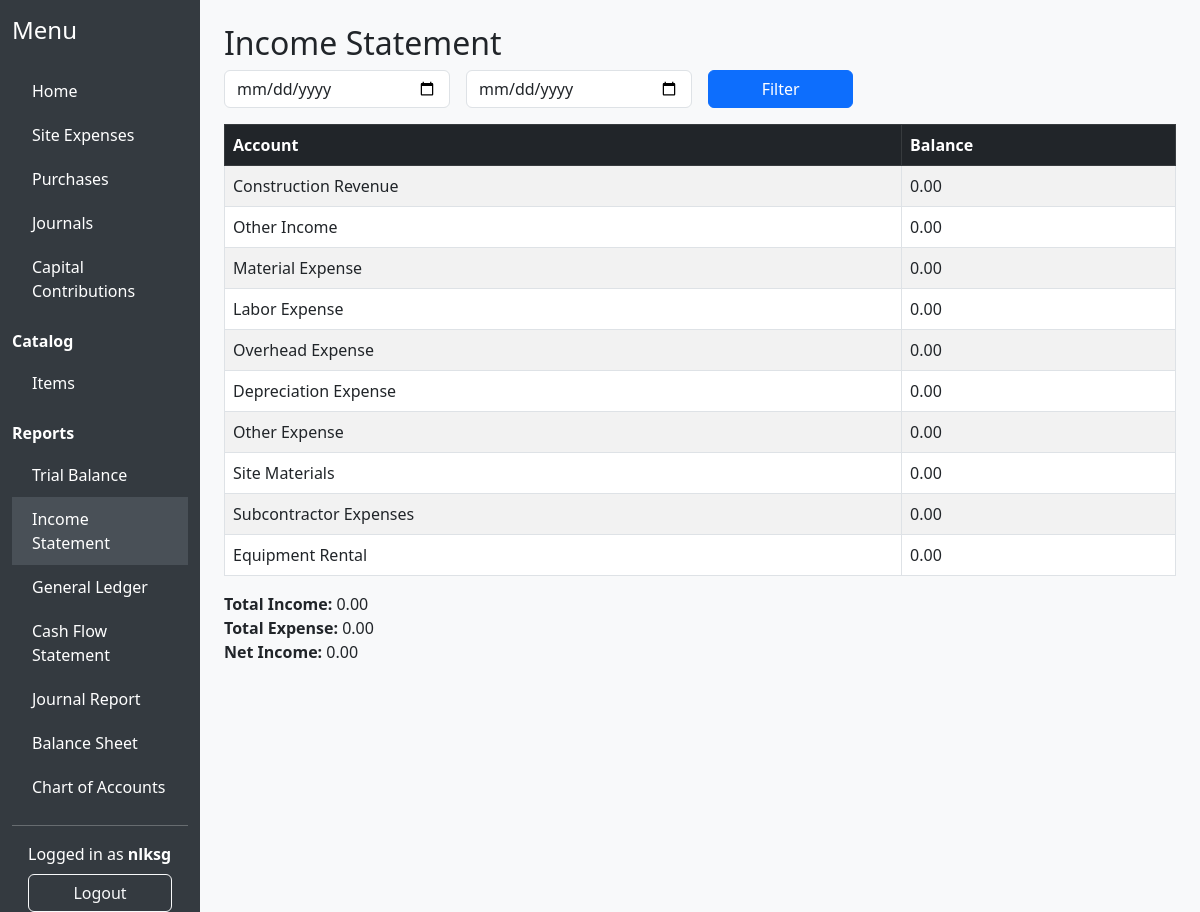
/accounting/reports/income-statement/ (signed in), run on an earlier commit of the app's database.
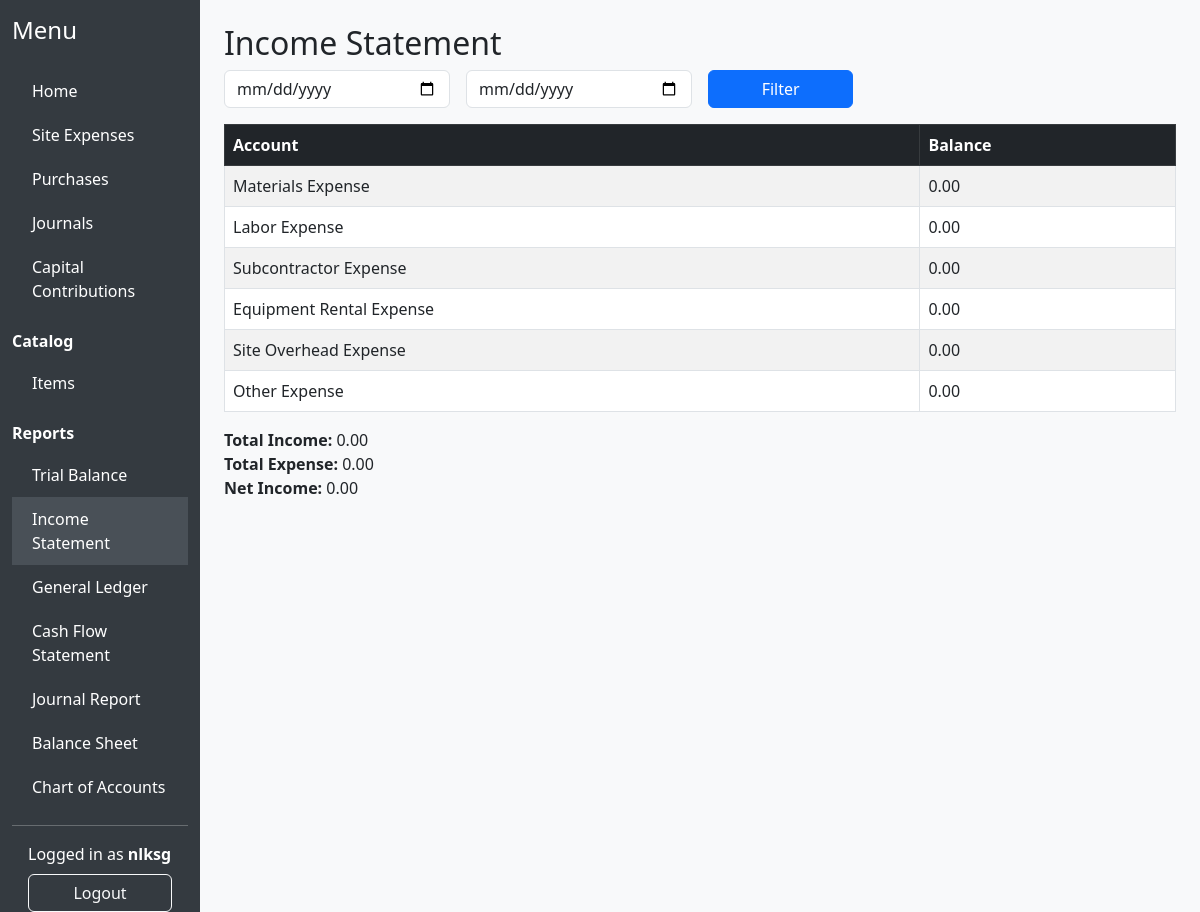
And on a later commit of the database.
### accounting/models.py (models this page shows, shortened)
class Account(models.Model):
    ACCOUNT_TYPES = [
        ('asset', 'Asset'),
        ('liability', 'Liability'),
        ('equity', 'Equity'),
        ('income', 'Income'),
        ('expense', 'Expense'),
    ]
    name = models.CharField(max_length=100)
    type = models.CharField(max_length=10, choices=ACCOUNT_TYPES)
    account_code = models.CharField(max_length=20, unique=True)
    parent = models.ForeignKey('self', null=True, blank=True, on_delete=models.SET_NULL, related_name='children')
    active = models.BooleanField(default=True)

### accounting/views_reports.py (the view)
# urls.py: path('reports/income-statement/', views_reports.income_statement, name='income_statement'),
@login_required
def income_statement(request):
    accounts = Account.objects.filter(type__in=['income', 'expense'], active=True).order_by('account_code')
    period_start = request.GET.get('start', '')
    period_end = request.GET.get('end', '')
    entries = JournalEntry.objects.filter(account__in=accounts, journal__posted=True, journal__approved=True)
    if period_start:
        entries = entries.filter(journal__date__gte=period_start)
    if period_end:
        entries = entries.filter(journal__date__lte=period_end)
    income = 0
    expense = 0
    rows = []
    for account in accounts:
        acc_entries = entries.filter(account=account)
        debit = acc_entries.aggregate(Sum('debit'))['debit__sum'] or 0
        credit = acc_entries.aggregate(Sum('credit'))['credit__sum'] or 0
        balance = credit - debit if account.type == 'income' else debit - credit
        rows.append({'account': account, 'balance': balance})
        if account.type == 'income':
            income += balance
        else:
            expense += balance
    net_income = income - expense
    return render(request, 'accounting/income_statement.html', {'rows': rows, 'income': income, 'expense': expense, 'net_income': net_income, 'period_start': period_start, 'period_end': period_end})

### accounting/templatetags/accounting_extras.py (called while the page is built)
@register.filter
def startswith(text, starts):
    if isinstance(text, str):
        return text.startswith(starts)
    return False

@register.filter(name='is_accountant_or_admin')
def is_accountant_or_admin(user):
    return user.groups.filter(name__in=['Accountant', 'Admin']).exists()

### accounting/templates/accounting/income_statement.html (shortened to what this page needs)
{% extends 'accounting/base.html' %}
{% block content %}
<h2>Income Statement</h2>
<form method="get" class="row g-3 mb-3">
    <div class="col-md-3"><input type="date" name="start" value="{{ period_start }}" class="form-control" placeholder="Start date"></div>
    <div class="col-md-3"><input type="date" name="end" value="{{ period_end }}" class="form-control" placeholder="End date"></div>
    <div class="col-md-2"><button type="submit" class="btn btn-primary w-100">Filter</button></div>
</form>
<table class="table table-bordered table-striped">
    <thead class="table-dark"><tr><th>Account</th><th>Balance</th></tr></thead>
    <tbody>
        {% for row in rows %}
        <tr><td>{{ row.account.name }}</td><td>{{ row.balance|floatformat:2 }}</td></tr>
        {% endfor %}
    </tbody>
</table>
<div class="mt-3">
    <strong>Total Income:</strong> {{ income|floatformat:2 }}<br>
    <strong>Total Expense:</strong> {{ expense|floatformat:2 }}<br>
    <strong>Net Income:</strong> {{ net_income|floatformat:2 }}
</div>
{% endblock %}

What changed in the data, as far as the page shows it:
removed Account: account.name "Construction Revenue", balance "0.00"
removed Account: account.name "Other Income", balance "0.00"
removed Account: account.name "Material Expense", balance "0.00"
removed Account: account.name "Overhead Expense", balance "0.00"
removed Account: account.name "Depreciation Expense", balance "0.00"
removed Account: account.name "Site Materials", balance "0.00"
removed Account: account.name "Subcontractor Expenses", balance "0.00"
removed Account: account.name "Equipment Rental", balance "0.00"
added Account: account.name "Materials Expense", balance "0.00"
added Account: account.name "Subcontractor Expense", balance "0.00"
added Account: account.name "Equipment Rental Expense", balance "0.00"
added Account: account.name "Site Overhead Expense", balance "0.00"
